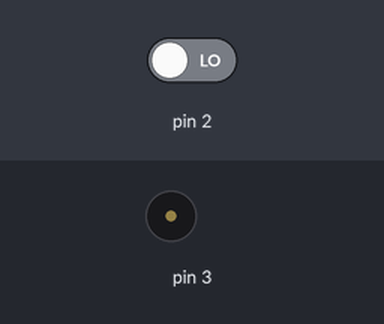
This sketch was run on a simulated Arduino Uno, built with avr-gcc and run on an emulated ATmega328P. On the bench: buzzer (waves = sounding). Inputs (shaded band) come from the test bench; at power-on: pin 2 LOW.

Above: at 1.2 s.
1.3 s: pin 2 driven HIGH
At 2.1 s:
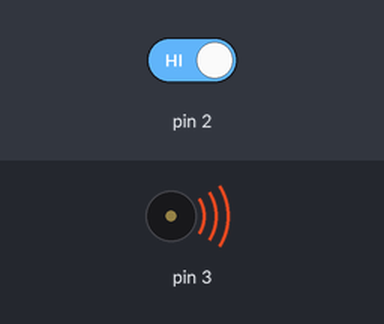
Timing chart, 0 to 8.8 s (numbered marks = the images above; inputs shaded):
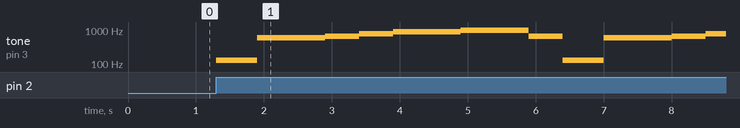

The sketch:

doorbell.ino
```cpp
void setup(){
  pinMode(2, INPUT);
  pinMode(3, OUTPUT);
}

void loop(){
  // 判断连接在D2号接口的触摸传感器是否被触摸；1表示有触摸，0表示没有被触摸
  if (digitalRead(2) == 1) {
    tone(3,131);
    delay(600);
    tone(3,587);
    delay(500);
    tone(3,587);
    delay(500);
    tone(3,659);
    delay(500);
    tone(3,784);
    delay(500);
    tone(3,880);
    delay(500);
    tone(3,880);
    delay(500);
    tone(3,988);
    delay(500);
    tone(3,988);
    delay(500);
    tone(3,659);
    delay(500);

  } else {
    noTone(3);

  }

}
```

Measured:
- after the input at 1.3 s, tone on pin 3: plays 131 Hz for 0.60 s, 587 Hz for 1.0 s, 659 Hz for 0.50 s, 784 Hz for 0.50 s, 880 Hz for 1.0 s, 988 Hz for 1.0 s … (11 notes in this stretch), starting at once
